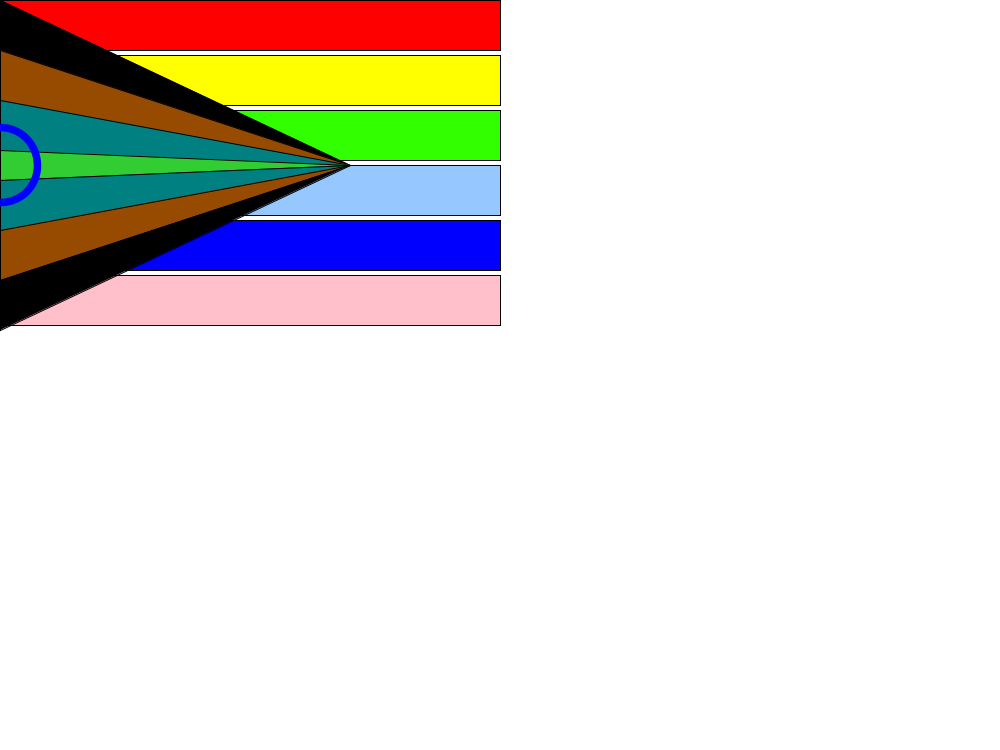
Frame 1 (no input)
Frame 60 (the mouse pressed at the canvas centre just before this capture): identical to frame 1, image omitted
Frame 120 (the mouse held since frame 60 and released just before this capture): identical to frame 1, image omitted

The Processing sketch that drew this single still picture (run headless with seeded random() and noise(); from frame 60 on, the mouse is pressed at the canvas centre):

// Processing sketch: Test
// ── Test.pde
void setup()
{
  size (1000,750);
}

ArrayList<Flag> flags = new ArrayList<Flag>(10);

float x,y;
float w = 10.0f;
float h = 5f;

Flag flag = new Flag();

  
void draw()
{
flag.display();
flag.move();
}

void update()
{
  
}

// ── Flag.pde
class Flag
{
  float w,h;
  
  Flag()
  {
    float w = 10.0f;
    float h = 6f;
  }
  
  void display()
  {
  //rectangles
  background(255);
  stroke(0);
  strokeWeight(1);
  fill(255,0,0);
  rect(10*w,h,w+500,h+50);
  fill(255,255,0);
  rect(10*w,h+55,w+500,h+50);
  fill(50,255,0);
  rect(10*w,h+110,w+500,h+50);
    fill(150,200,255);
  rect(10*w,h+165,w+500,h+50);
    fill(0,0,255);
  rect(10*w,h+220,w+500,h+50);
    fill(255,192,203);
  rect(10*w,h+275,w+500,h+50);
  
  //triangles
  fill(0);
  triangle(10*w,h,w+350,h+165,10*w,h+330);
  fill(150,75,0);
  triangle(10*w,h+50,w+350,h+165,10*w,h+280);
  fill(0,128,128);
  triangle(10*w,h+100,w+350,h+165,10*w,h+230);
  fill(50,205,50);
  triangle(10*w,h+150,w+350,h+165,10*w,h+180);
  
  //circle
  noFill();
  stroke(0,0,255);
  strokeWeight(7.5);
  circle(19*w,h+165,75);
  
  }
  void move()
  {
  
  if(w >= 10.0f && w <= 50.0f)
  {
    w = w + 0.5;
  }
  if(w >= 10.0f && w >= 50.0f)
  {
    w = w - 1;
  }
  }
}
